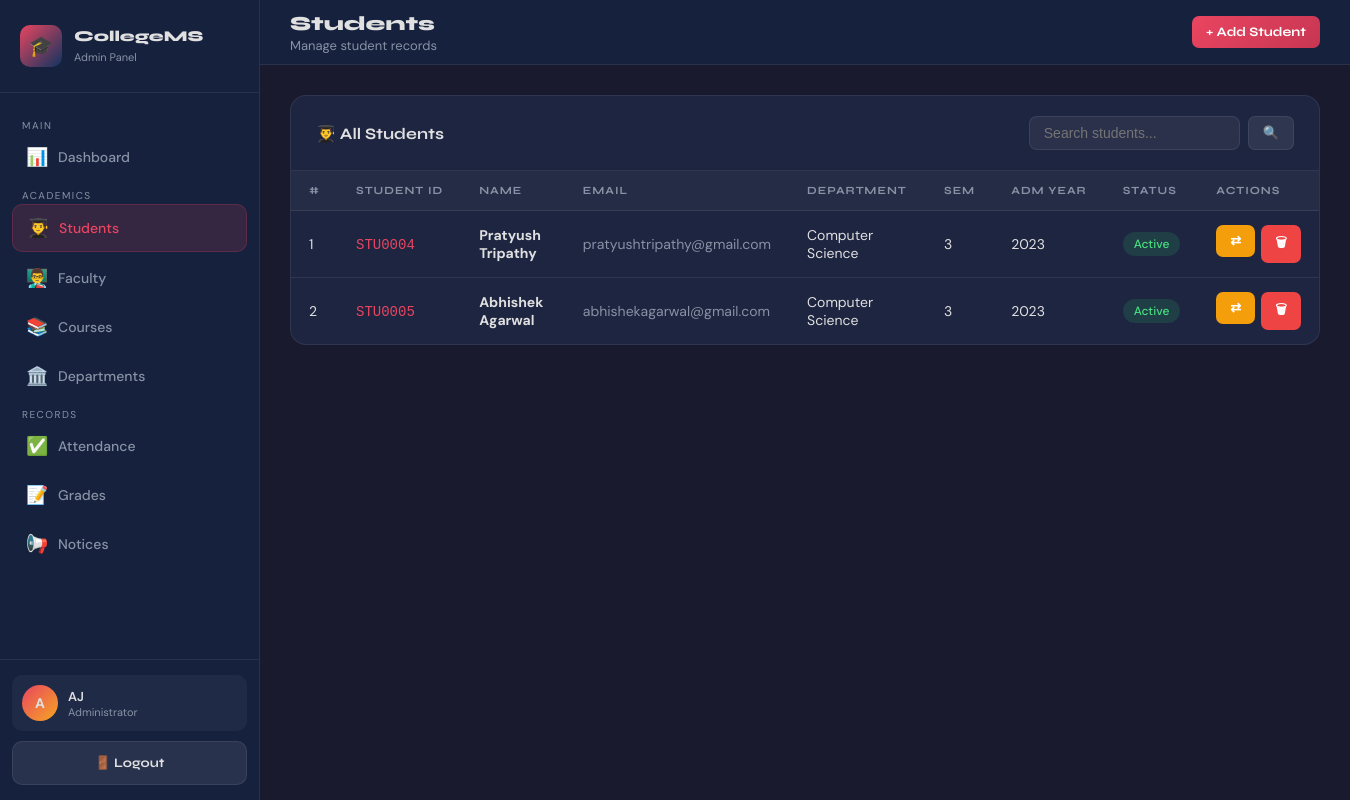
The page /admin/students.php (signed in) on the database as committed earlier.
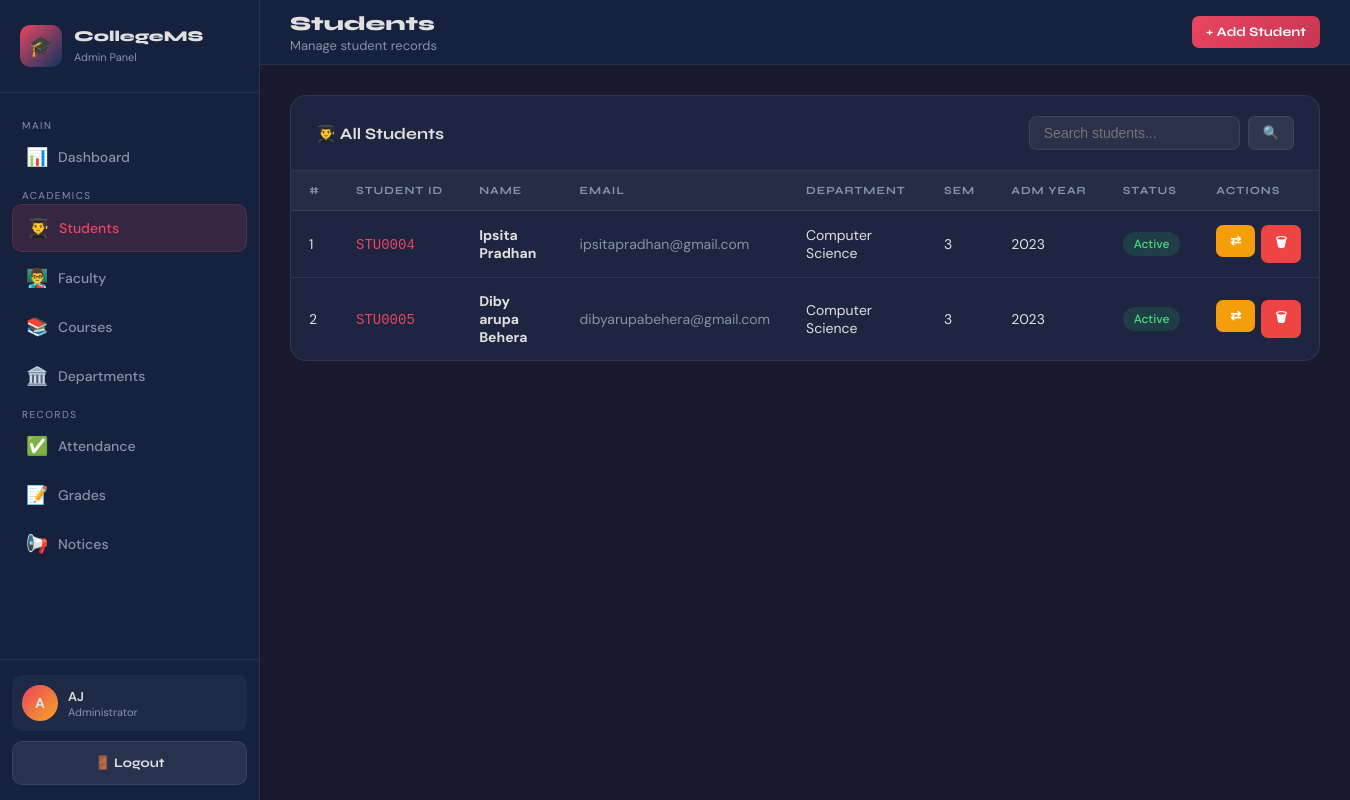
The same page on the database as committed later.
### tables this page shows
CREATE TABLE students (
  id INT AUTO_INCREMENT PRIMARY KEY,
  user_id INT NULL,
  student_id VARCHAR(20) NOT NULL UNIQUE,
  name VARCHAR(100) NOT NULL,
  email VARCHAR(100) NOT NULL UNIQUE,
  phone VARCHAR(20),
  dob DATE,
  gender ENUM('Male','Female','Other'),
  address TEXT,
  department_id INT NULL,
  semester INT NOT NULL DEFAULT 1,
  admission_year YEAR,
  status ENUM('Active','Inactive','Graduated') NOT NULL DEFAULT 'Active',
  photo VARCHAR(255),
  created_at TIMESTAMP DEFAULT CURRENT_TIMESTAMP,
  CONSTRAINT fk_students_user FOREIGN KEY (user_id) REFERENCES users(id) ON DELETE SET NULL,
  CONSTRAINT fk_students_dept FOREIGN KEY (department_id) REFERENCES departments(id) ON DELETE SET NULL,
  INDEX idx_students_dept (department_id),
  INDEX idx_students_status (status)
);

CREATE TABLE departments (
  id INT AUTO_INCREMENT PRIMARY KEY,
  name VARCHAR(100) NOT NULL UNIQUE,
  code VARCHAR(20) NOT NULL UNIQUE,
  head_name VARCHAR(100),
  created_at TIMESTAMP DEFAULT CURRENT_TIMESTAMP
);

### includes/auth.php (called while the page is built, shortened)
<?php
function e($value): string {
    return htmlspecialchars((string)$value, ENT_QUOTES, 'UTF-8');
}
?>

### admin/students.php (the view, shortened to what the changed rows need)
<?php
require_once '../includes/db.php';
require_once '../includes/auth.php';
$action = $_GET['action'] ?? 'list';
$departments = mysqli_query($conn, 'SELECT id, name FROM departments ORDER BY name');
$depts_arr = [];
while ($d = mysqli_fetch_assoc($departments)) $depts_arr[] = $d;
$search = trim((string)($_GET['search'] ?? ''));
if ($search !== '') {
    $like = '%' . $search . '%';
    $stmt = mysqli_prepare($conn, '
        SELECT s.*, d.name as dept_name
        FROM students s
        LEFT JOIN departments d ON s.department_id = d.id
        WHERE s.name LIKE ? OR s.student_id LIKE ? OR s.email LIKE ?
        ORDER BY s.created_at DESC
    ');
    mysqli_stmt_bind_param($stmt, 'sss', $like, $like, $like);
    mysqli_stmt_execute($stmt);
    $students = mysqli_stmt_get_result($stmt);
} else {
    $students = mysqli_query($conn, '
        SELECT s.*, d.name as dept_name
        FROM students s
        LEFT JOIN departments d ON s.department_id = d.id
        ORDER BY s.created_at DESC
    ');
}
?>
<!DOCTYPE html>
<html lang="en">
<head>
    <link rel="stylesheet" href="../css/style.css">
</head>
<body>
<div class="dashboard-layout">
    <div class="main-content">
        <header class="topbar">
            <div style="display:flex; align-items:center; gap:15px;">
                <div class="topbar-title">
                    <h1>Students</h1>
                </div>
            </div>
        </header>
        <div class="page-content">
            <?php if ($action === 'add'): ?>
            <div class="card">
                <div class="card-header">
                    <h3>➕ Add New Student</h3>
                    <a href="students.php" class="btn btn-secondary btn-sm">← Back to List</a>
                </div>
                <div class="card-body">
                    <form method="POST" id="addForm" onsubmit="return validateForm('addForm')">
                        <input type="hidden" name="csrf_token" value="<?= e(csrf_token()) ?>">
                        <div class="form-grid">
                            <div class="form-group">
                                <label>Full Name *</label>
                                <input type="text" name="name" required placeholder="Enter full name">
                            </div>
                            <div class="form-group">
                                <label>Email Address *</label>
                                <input type="email" name="email" required placeholder="student@email.com">
                            </div>
                            <div class="form-group">
                                <label>Phone Number</label>
                                <input type="text" name="phone" placeholder="+1 234 567 8900">
                            </div>
                            <div class="form-group">
                                <label>Date of Birth</label>
                                <input type="date" name="dob">
                            </div>
                            <div class="form-group">
                                <label>Gender</label>
                                <select name="gender">
                                    <option value="">Select</option>
                                    <option>Male</option>
                                    <option>Female</option>
                                    <option>Other</option>
                                </select>
                            </div>
                            <div class="form-group">
                                <label>Department *</label>
                                <select name="department_id" required>
                                    <option value="">Select Department</option>
                                    <?php foreach ($depts_arr as $d): ?>
                                    <option value="<?= (int)$d['id'] ?>"><?= e($d['name']) ?></option>
                                    <?php endforeach; ?>
                                </select>
                            </div>
                            <div class="form-group">
                                <label>Semester</label>
                                <select name="semester">
                                    <?php for ($i = 1; $i <= 8; $i++): ?>
                                    <option value="<?= $i ?>"><?= $i ?></option>
                                    <?php endfor; ?>
                                </select>
                            </div>
                            <div class="form-group">
                                <label>Admission Year</label>
                                <input type="number" name="admission_year" value="<?= date('Y') ?>" min="2000" max="2035">
                            </div>
                            <div class="form-group">
                                <label>Login Password *</label>
                                <input type="password" name="password" required placeholder="Set login password">
                            </div>
                            <div class="form-group full-width">
                                <label>Address</label>
                                <textarea name="address" rows="3" placeholder="Enter address..."></textarea>
                            </div>
                        </div>
                        <div style="margin-top:10px; display:flex; gap:12px;">
                            <button type="submit" name="add_student" class="btn btn-primary" style="width:auto; padding:13px 30px;">✓ Add Student</button>
                            <a href="students.php" class="btn btn-secondary">Cancel</a>
                        </div>
                    </form>
                </div>
            </div>
            <?php else: ?>
            <div class="card">
                <div class="table-responsive">
                    <table id="studentsTable">
                        <thead>
                            <tr>
                                <th>#</th><th>Student ID</th><th>Name</th><th>Email</th><th>Department</th>
                                <th>Sem</th><th>Adm Year</th><th>Status</th><th>Actions</th>
                            </tr>
                        </thead>
                        <tbody>
                            <?php $i = 1; while ($s = mysqli_fetch_assoc($students)): ?>
                            <tr>
                                <td><?= $i++ ?></td>
                                <td><code style="color:var(--accent)"><?= e($s['student_id']) ?></code></td>
                                <td><strong><?= e($s['name']) ?></strong></td>
                                <td style="color:var(--text-muted)"><?= e($s['email']) ?></td>
                                <td><?= e($s['dept_name'] ?? 'N/A') ?></td>
                                <td><?= (int)$s['semester'] ?></td>
                                <td><?= e($s['admission_year']) ?></td>
                                <td>
                                    <span class="chip <?= $s['status'] === 'Active' ? 'chip-success' : ($s['status'] === 'Graduated' ? 'chip-info' : 'chip-warning') ?>">
                                        <?= e($s['status']) ?>
                                    </span>
                                </td>
                                <td>
                                    <div style="display:flex; gap:6px;">
                                        <form method="POST" style="display:inline;">
                                            <button type="submit" class="btn btn-warning btn-sm" title="Toggle Status">⇄</button>
                                        </form>
                                        <a href="#" onclick="confirmDelete(<?= (int)$s['id'] ?>, 'students.php')" class="btn btn-danger btn-sm" title="Delete">🗑</a>
                                    </div>
                                </td>
                            </tr>
                            <?php endwhile; ?>
                        </tbody>
                    </table>
                </div>
            </div>
            <?php endif; ?>
        </div>
    </div>
</div>
</body>
</html>

Rows that differ between the two databases and show on the page:
changed students "STU0004": name "Pratyush Tripathy" → "Ipsita Pradhan"; email "pratyushtripathy@gmail.com" → "ipsitapradhan@gmail.com"
changed students "STU0005": name "Abhishek Agarwal" → "Diby arupa Behera"; email "abhishekagarwal@gmail.com" → "dibyarupabehera@gmail.com"
